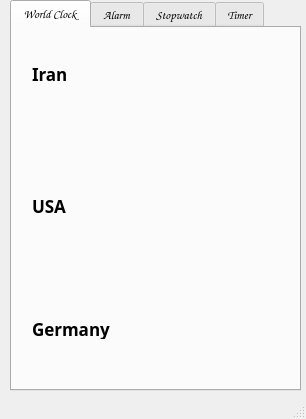
<?xml version="1.0" encoding="UTF-8"?>
<ui version="4.0">
 <class>MainWindow</class>
 <widget class="QMainWindow" name="MainWindow">
  <property name="geometry">
   <rect>
    <x>0</x>
    <y>0</y>
    <width>306</width>
    <height>419</height>
   </rect>
  </property>
  <property name="font">
   <font>
    <family>Comic Sans MS</family>
   </font>
  </property>
  <property name="windowTitle">
   <string>Clock</string>
  </property>
  <property name="windowIcon">
   <iconset theme="QIcon::ThemeIcon::DocumentOpenRecent"/>
  </property>
  <property name="styleSheet">
   <string notr="true"/>
  </property>
  <widget class="QWidget" name="centralwidget">
   <widget class="QTabWidget" name="tabWidget">
    <property name="geometry">
     <rect>
      <x>10</x>
      <y>0</y>
      <width>291</width>
      <height>391</height>
     </rect>
    </property>
    <property name="font">
     <font>
      <family>Comic Sans MS</family>
      <bold>false</bold>
     </font>
    </property>
    <property name="toolTip">
     <string>&lt;html&gt;&lt;head/&gt;&lt;body&gt;&lt;p align=&quot;center&quot;&gt;&lt;br/&gt;&lt;/p&gt;&lt;/body&gt;&lt;/html&gt;</string>
    </property>
    <property name="layoutDirection">
     <enum>Qt::LayoutDirection::LeftToRight</enum>
    </property>
    <property name="currentIndex">
     <number>0</number>
    </property>
    <property name="elideMode">
     <enum>Qt::TextElideMode::ElideMiddle</enum>
    </property>
    <widget class="QWidget" name="tab">
     <attribute name="title">
      <string>World Clock</string>
     </attribute>
     <widget class="QLabel" name="label_iran">
      <property name="geometry">
       <rect>
        <x>20</x>
        <y>30</y>
        <width>61</width>
        <height>31</height>
       </rect>
      </property>
      <property name="font">
       <font>
        <family>MV Boli</family>
        <pointsize>13</pointsize>
        <bold>true</bold>
       </font>
      </property>
      <property name="text">
       <string>Iran</string>
      </property>
     </widget>
     <widget class="QLabel" name="label_german">
      <property name="geometry">
       <rect>
        <x>20</x>
        <y>290</y>
        <width>81</width>
        <height>21</height>
       </rect>
      </property>
      <property name="font">
       <font>
        <family>MV Boli</family>
        <pointsize>13</pointsize>
        <bold>true</bold>
       </font>
      </property>
      <property name="text">
       <string>Germany</string>
      </property>
     </widget>
     <widget class="QLabel" name="label_usa">
      <property name="geometry">
       <rect>
        <x>20</x>
        <y>170</y>
        <width>49</width>
        <height>16</height>
       </rect>
      </property>
      <property name="font">
       <font>
        <family>Segoe Print</family>
        <pointsize>13</pointsize>
        <bold>true</bold>
       </font>
      </property>
      <property name="text">
       <string>USA</string>
      </property>
     </widget>
     <widget class="QLabel" name="germany_label">
      <property name="geometry">
       <rect>
        <x>130</x>
        <y>280</y>
        <width>121</width>
        <height>31</height>
       </rect>
      </property>
      <property name="font">
       <font>
        <family>Comic Sans MS</family>
        <pointsize>15</pointsize>
        <bold>false</bold>
       </font>
      </property>
      <property name="text">
       <string/>
      </property>
      <property name="alignment">
       <set>Qt::AlignmentFlag::AlignCenter</set>
      </property>
     </widget>
     <widget class="QLabel" name="usa_label">
      <property name="geometry">
       <rect>
        <x>130</x>
        <y>160</y>
        <width>121</width>
        <height>31</height>
       </rect>
      </property>
      <property name="font">
       <font>
        <family>Comic Sans MS</family>
        <pointsize>15</pointsize>
        <bold>false</bold>
       </font>
      </property>
      <property name="text">
       <string/>
      </property>
      <property name="alignment">
       <set>Qt::AlignmentFlag::AlignCenter</set>
      </property>
     </widget>
     <widget class="QLabel" name="iran_label">
      <property name="geometry">
       <rect>
        <x>130</x>
        <y>29</y>
        <width>121</width>
        <height>31</height>
       </rect>
      </property>
      <property name="font">
       <font>
        <family>Comic Sans MS</family>
        <pointsize>15</pointsize>
        <bold>false</bold>
       </font>
      </property>
      <property name="text">
       <string/>
      </property>
      <property name="alignment">
       <set>Qt::AlignmentFlag::AlignCenter</set>
      </property>
     </widget>
    </widget>
    <widget class="QWidget" name="tab_3">
     <attribute name="title">
      <string>Alarm</string>
     </attribute>
     <widget class="QPushButton" name="add_alarm">
      <property name="geometry">
       <rect>
        <x>40</x>
        <y>300</y>
        <width>41</width>
        <height>41</height>
       </rect>
      </property>
      <property name="font">
       <font>
        <family>Segoe Print</family>
        <pointsize>11</pointsize>
        <bold>true</bold>
       </font>
      </property>
      <property name="text">
       <string>Add</string>
      </property>
     </widget>
     <widget class="QTimeEdit" name="timeEdit">
      <property name="geometry">
       <rect>
        <x>100</x>
        <y>300</y>
        <width>131</width>
        <height>41</height>
       </rect>
      </property>
      <property name="font">
       <font>
        <family>Comic Sans MS</family>
        <pointsize>11</pointsize>
        <bold>false</bold>
       </font>
      </property>
      <property name="frame">
       <bool>false</bool>
      </property>
      <property name="time">
       <time>
        <hour>7</hour>
        <minute>0</minute>
        <second>0</second>
       </time>
      </property>
     </widget>
     <widget class="QWidget" name="gridLayoutWidget">
      <property name="geometry">
       <rect>
        <x>10</x>
        <y>0</y>
        <width>261</width>
        <height>301</height>
       </rect>
      </property>
      <layout class="QGridLayout" name="gird_alarm"/>
     </widget>
    </widget>
    <widget class="QWidget" name="Stopwatch">
     <attribute name="title">
      <string>Stopwatch</string>
     </attribute>
     <widget class="QPushButton" name="start_stopwatch">
      <property name="geometry">
       <rect>
        <x>100</x>
        <y>330</y>
        <width>81</width>
        <height>24</height>
       </rect>
      </property>
      <property name="font">
       <font>
        <family>Segoe Print</family>
        <pointsize>10</pointsize>
        <bold>true</bold>
       </font>
      </property>
      <property name="text">
       <string>Start</string>
      </property>
     </widget>
     <widget class="QPushButton" name="stop_stopwatch">
      <property name="geometry">
       <rect>
        <x>0</x>
        <y>330</y>
        <width>81</width>
        <height>24</height>
       </rect>
      </property>
      <property name="text">
       <string>Stop</string>
      </property>
     </widget>
     <widget class="QLabel" name="label_stopwatch">
      <property name="geometry">
       <rect>
        <x>9</x>
        <y>9</y>
        <width>261</width>
        <height>311</height>
       </rect>
      </property>
      <property name="font">
       <font>
        <family>Seven Segment</family>
        <pointsize>35</pointsize>
        <bold>true</bold>
       </font>
      </property>
      <property name="layoutDirection">
       <enum>Qt::LayoutDirection::LeftToRight</enum>
      </property>
      <property name="styleSheet">
       <string notr="true">color: rgb(0, 0, 0);</string>
      </property>
      <property name="text">
       <string>0</string>
      </property>
      <property name="alignment">
       <set>Qt::AlignmentFlag::AlignCenter</set>
      </property>
     </widget>
     <widget class="QPushButton" name="reset_stopwatch">
      <property name="geometry">
       <rect>
        <x>200</x>
        <y>330</y>
        <width>81</width>
        <height>24</height>
       </rect>
      </property>
      <property name="text">
       <string>Reset</string>
      </property>
     </widget>
    </widget>
    <widget class="QWidget" name="tab_2">
     <attribute name="title">
      <string>Timer</string>
     </attribute>
     <widget class="QLineEdit" name="txt_min">
      <property name="geometry">
       <rect>
        <x>110</x>
        <y>130</y>
        <width>61</width>
        <height>51</height>
       </rect>
      </property>
      <property name="font">
       <font>
        <family>Seven Segment</family>
        <pointsize>25</pointsize>
        <bold>true</bold>
       </font>
      </property>
      <property name="text">
       <string>15</string>
      </property>
      <property name="frame">
       <bool>false</bool>
      </property>
      <property name="alignment">
       <set>Qt::AlignmentFlag::AlignCenter</set>
      </property>
     </widget>
     <widget class="QLineEdit" name="txt_sec">
      <property name="geometry">
       <rect>
        <x>180</x>
        <y>130</y>
        <width>61</width>
        <height>51</height>
       </rect>
      </property>
      <property name="font">
       <font>
        <family>Seven Segment</family>
        <pointsize>25</pointsize>
        <bold>true</bold>
       </font>
      </property>
      <property name="text">
       <string>30</string>
      </property>
      <property name="frame">
       <bool>false</bool>
      </property>
      <property name="alignment">
       <set>Qt::AlignmentFlag::AlignCenter</set>
      </property>
     </widget>
     <widget class="QLineEdit" name="txt_hour">
      <property name="geometry">
       <rect>
        <x>40</x>
        <y>130</y>
        <width>61</width>
        <height>51</height>
       </rect>
      </property>
      <property name="font">
       <font>
        <family>Seven Segment</family>
        <pointsize>25</pointsize>
        <bold>true</bold>
       </font>
      </property>
      <property name="text">
       <string>00</string>
      </property>
      <property name="frame">
       <bool>false</bool>
      </property>
      <property name="alignment">
       <set>Qt::AlignmentFlag::AlignCenter</set>
      </property>
     </widget>
     <widget class="QPushButton" name="stop_timer">
      <property name="geometry">
       <rect>
        <x>10</x>
        <y>330</y>
        <width>71</width>
        <height>24</height>
       </rect>
      </property>
      <property name="font">
       <font>
        <family>Segoe Print</family>
        <pointsize>10</pointsize>
        <bold>true</bold>
       </font>
      </property>
      <property name="text">
       <string>Stop</string>
      </property>
     </widget>
     <widget class="QPushButton" name="start_timer">
      <property name="geometry">
       <rect>
        <x>100</x>
        <y>330</y>
        <width>81</width>
        <height>24</height>
       </rect>
      </property>
      <property name="font">
       <font>
        <family>Segoe Print</family>
        <pointsize>10</pointsize>
        <bold>true</bold>
       </font>
      </property>
      <property name="text">
       <string>Start</string>
      </property>
     </widget>
     <widget class="QPushButton" name="reset_timer">
      <property name="geometry">
       <rect>
        <x>200</x>
        <y>330</y>
        <width>75</width>
        <height>24</height>
       </rect>
      </property>
      <property name="font">
       <font>
        <family>Segoe Print</family>
        <pointsize>10</pointsize>
        <bold>true</bold>
       </font>
      </property>
      <property name="text">
       <string>Reset</string>
      </property>
     </widget>
    </widget>
   </widget>
  </widget>
  <widget class="QMenuBar" name="menubar">
   <property name="geometry">
    <rect>
     <x>0</x>
     <y>0</y>
     <width>306</width>
     <height>23</height>
    </rect>
   </property>
  </widget>
  <widget class="QStatusBar" name="statusbar"/>
 </widget>
 <resources/>
 <connections/>
</ui>
